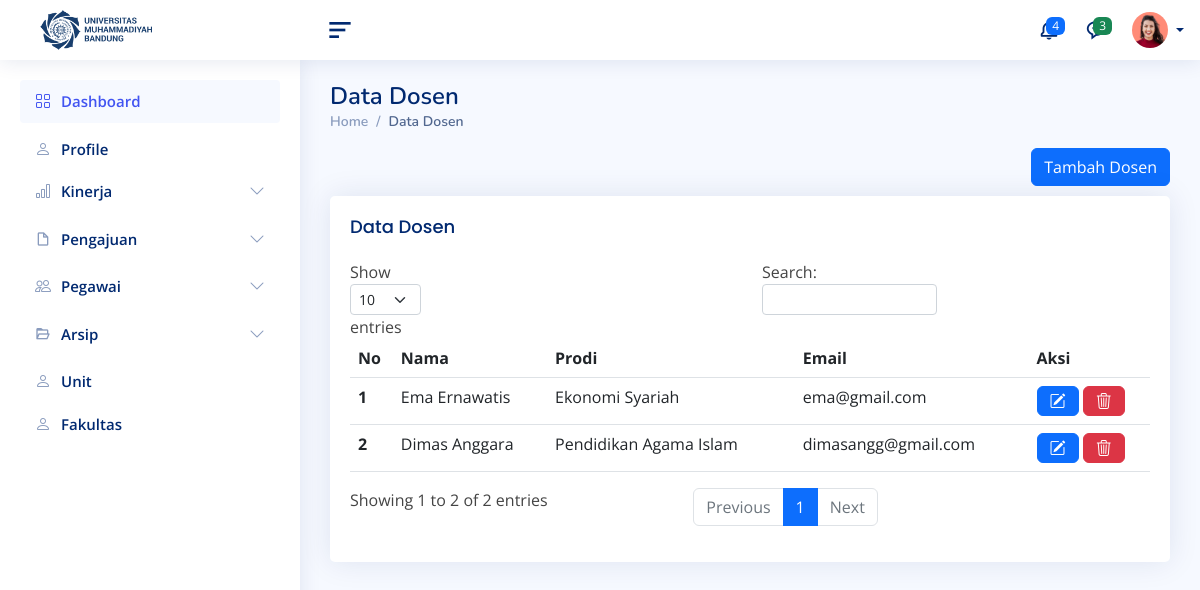
Page /index.php/admin/fungsi/dataDosen on the committed database.
### tables this page shows
CREATE TABLE `dosen` (
  `no_pegawai` varchar(10) NOT NULL,
  `jad` varchar(5) DEFAULT NULL,
  `id_pegawai` varchar(16) DEFAULT NULL,
  `id_prodi` varchar(3) NOT NULL,
  `id_jabatan` varchar(10) DEFAULT NULL
);

CREATE TABLE `pegawai` (
  `id_pegawai` varchar(16) NOT NULL,
  `nama` varchar(50) NOT NULL,
  `gelar_depan` varchar(50) NOT NULL,
  `gelar_belakang` varchar(50) NOT NULL,
  `nik` varchar(16) NOT NULL,
  `alamat` text DEFAULT NULL,
  `email` varchar(50) DEFAULT NULL,
  `tanggal_lahir` date DEFAULT NULL,
  `tempat-lahir` varchar(30) DEFAULT NULL,
  `jenis_kelamin` enum('L','P') DEFAULT NULL,
  `agama` varchar(12) DEFAULT NULL,
  `kontak` varchar(13) DEFAULT NULL,
  `pendidikan` varchar(4) NOT NULL,
  `status_pernikahan` enum('Lajang','Menikah') DEFAULT NULL,
  `no_sk_pegawai` varchar(50) DEFAULT NULL,
  `tmt_pegawai` date DEFAULT NULL,
  `foto_peg` varchar(256) NOT NULL
);

CREATE TABLE `prodi` (
  `id_prodi` varchar(30) NOT NULL,
  `nama_prodi` varchar(32) NOT NULL,
  `id_fakultas` varchar(30) NOT NULL
);

### application/controllers/admin/Fungsi.php (called while the page is built, shortened)
<?php
class Fungsi extends CI_Controller
{
    function __construct()
    {
        $this->load->model('Model_dosen');
        $this->load->model('Model_master');
        $this->load->model('Model_tendik');
        $this->load->model('Model_pimpinan');
        $this->load->model('Model_admin');
    }
    public function dataDosen()
    {
        $data['akun'] = $this->Model_admin->aksesDB($this->session->userdata('session_id'));
        $data['prodis'] = $this->Model_admin->getProdi();
        $data['jabatans'] = $this->Model_admin->getJabatan();
        $data['listd'] = $this->Model_admin->getDataDosen();
        $this->load->view('_partials/head');
        $this->load->view('admin/header', $data);
        $this->load->view('admin/sidebar');
        $this->load->view('_partials/footer');
        $this->load->view('_partials/script');
        $this->load->view('admin/tambah_dosen', $data);
    }
}

### index.php (called while the page is built, shortened)
<?php
require_once BASEPATH.'core/CodeIgniter.php';

### application/models/model_admin.php (called while the page is built, shortened)
<?php
class Model_admin extends CI_Model
{
    public function aksesDB($account_uid)
    {
        $this->db->select('*');
        $this->db->from('account');
        $this->db->join('tendik', 'tendik.no_pegawai = account.no_pegawai');
        $this->db->join('pegawai', 'pegawai.id_pegawai = tendik.id_pegawai');
        $this->db->where('account.no_pegawai = ' . $account_uid);
        $query = $this->db->get();
        return $query->row_array();
    }
    public function getDataDosen(){
        $this->db->select('*');
        $this->db->from('dosen');
        $this->db->join('pegawai', 'pegawai.id_pegawai = dosen.id_pegawai');
        $this->db->join('prodi', 'prodi.id_prodi = dosen.id_prodi');
        $query = $this->db->get();
        return $query->result_array();
    }
}

### application/views/admin/tambah_dosen.php (the view, shortened to what this page needs)
<main id="main" class="main" style="margin-top: 0px;">
    <div class="pagetitle">
        <h1>Data Dosen</h1>
        <nav>
            <ol class="breadcrumb">
                <li class="breadcrumb-item"><a href="index.html">Home</a></li>
                <li class="breadcrumb-item active">Data Dosen</li>
            </ol>
        </nav>
        <div class="d-grid gap-2 d-md-flex justify-content-md-end">
            <button type="button" class="btn btn-primary" data-bs-toggle="modal" data-bs-target="#TambahDosen" data-bs-whatever="">Tambah Dosen</button>
        </div>
    </div>
    <section class="section">
        <div class="row">
            <div class="col-lg-12">
                <div class="card">
                    <div class="card-body">
                        <h5 class="card-title">Data Dosen</h5>
                        <table class="table table-hover" id="tabel-dosen" name="tabel-dosen">
                            <thead>
                                <tr>
                                    <th scope="col">No</th>
                                    <th scope="col">Nama</th>
                                    <th scope="col">Prodi</th>
                                    <th scope="col">Email</th>
                                    <th scope="col">Aksi</th>
                                </tr>
                            </thead>
                            <tbody>
                                <?php $no = 1; ?>
                                <?php foreach ($listd as $dosen) : ?>
                                <tr>
                                    <th scope="row"><?= $no++?></th>
                                    <td><?= $dosen['nama']; ?></td>
                                    <td><?= $dosen['nama_prodi']; ?></td>
                                    <td><?= $dosen['email']; ?></td>
                                    <td>
                                        <a class="btn btn-primary bi bi-pencil-square" href="<?= base_url();?>view/dosen/<?=$dosen['no_pegawai'];?>"></a>
                                        <button type="button" class="btn btn-danger bi bi-trash3" data-bs-toggle="modal" data-bs-target="#hapus"></button>
                                    </td>
                                </tr>
                                <?php endforeach?>
                            </tbody>
                        </table>
                    </div>
                </div>
    </section>
</main>

### assets/css/style.css (style rules this page uses)
a { color: #4154f1; text-decoration: none; }
h1, h2, h3, h4, h5, h6 { font-family: "Nunito", sans-serif; }
#main { margin-top: 60px; padding: 20px 30px; transition: all 0.3s; }
.pagetitle { margin-bottom: 10px; }
.pagetitle h1 { font-size: 24px; margin-bottom: 0; font-weight: 600; color: #012970; }
.card { margin-bottom: 30px; border: none; border-radius: 5px; box-shadow: 0px 0 30px rgba(1, 41, 112, 0.1); }
.card-title { padding: 20px 0 15px 0; font-size: 18px; font-weight: 500; color: #012970; font-family: "Poppins", sans-serif; }
.card-body { padding: 0 20px 20px 20px; }
.breadcrumb { font-size: 14px; font-family: "Nunito", sans-serif; color: #899bbd; font-weight: 600; }
.breadcrumb a { color: #899bbd; transition: 0.3s; }
.breadcrumb .breadcrumb-item::before { color: #899bbd; }
.breadcrumb .active { color: #51678f; font-weight: 600; }
@media (min-width: 1200px) { #main, #footer { margin-left: 300px; } }

### rows in the picture
dosen: id_pegawai.nama "Ema Ernawatis", id_prodi.nama_prodi "Ekonomi Syariah", id_pegawai.email "ema@gmail.com"
dosen: id_pegawai.nama "Dimas Anggara", id_prodi.nama_prodi "Pendidikan Agama Islam", id_pegawai.email "dimasangg@gmail.com"
